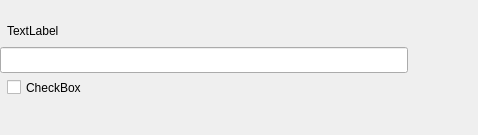
                     <widget class="QWidget" name="BufferPage">
                      <layout class="QVBoxLayout" name="verticalLayout_12">
                       <property name="spacing">
                        <number>0</number>
                       </property>
                       <property name="leftMargin">
                        <number>0</number>
                       </property>
                       <property name="topMargin">
                        <number>20</number>
                       </property>
                       <property name="rightMargin">
                        <number>0</number>
                       </property>
                       <property name="bottomMargin">
                        <number>0</number>
                       </property>
                       <item>
                        <widget class="QWidget" name="horizontalWidget_4" native="true">
                         <property name="minimumSize">
                          <size>
                           <width>0</width>
                           <height>60</height>
                          </size>
                         </property>
                         <property name="maximumSize">
                          <size>
                           <width>16777215</width>
                           <height>60</height>
                          </size>
                         </property>
                         <layout class="QVBoxLayout" name="verticalLayout_11">
                          <property name="spacing">
                           <number>0</number>
                          </property>
                          <property name="leftMargin">
                           <number>0</number>
                          </property>
                          <property name="topMargin">
                           <number>0</number>
                          </property>
                          <property name="rightMargin">
                           <number>0</number>
                          </property>
                          <property name="bottomMargin">
                           <number>0</number>
                          </property>
                          <item>
                           <layout class="QHBoxLayout" name="horizontalLayout_11">
                            <property name="spacing">
                             <number>0</number>
                            </property>
                            <property name="leftMargin">
                             <number>7</number>
                            </property>
                            <item>
                             <widget class="QLabel" name="bufferPathText">
                              <property name="minimumSize">
                               <size>
                                <width>0</width>
                                <height>18</height>
                               </size>
                              </property>
                              <property name="maximumSize">
                               <size>
                                <width>16777215</width>
                                <height>18</height>
                               </size>
                              </property>
                              <property name="text">
                               <string>TextLabel</string>
                              </property>
                             </widget>
                            </item>
                           </layout>
                          </item>
                          <item>
                           <widget class="QWidget" name="widget_5" native="true">
                            <property name="minimumSize">
                             <size>
                              <width>0</width>
                              <height>36</height>
                             </size>
                            </property>
                            <property name="maximumSize">
                             <size>
                              <width>16777215</width>
                              <height>36</height>
                             </size>
                            </property>
                            <layout class="QHBoxLayout" name="horizontalLayout_12">
                             <property name="spacing">
                              <number>9</number>
                             </property>
                             <property name="leftMargin">
                              <number>0</number>
                             </property>
                             <property name="topMargin">
                              <number>0</number>
                             </property>
                             <property name="rightMargin">
                              <number>0</number>
                             </property>
                             <property name="bottomMargin">
                              <number>0</number>
                             </property>
                             <item>
                              <widget class="QLineEdit" name="bufferPathEdit">
                               <property name="minimumSize">
                                <size>
                                 <width>408</width>
                                 <height>26</height>
                                </size>
                               </property>
                               <property name="maximumSize">
                                <size>
                                 <width>408</width>
                                 <height>26</height>
                                </size>
                               </property>
                              </widget>
                             </item>
                             <item>
                              <widget class="QPushButton" name="bufferPathButton">
                               <property name="minimumSize">
                                <size>
                                 <width>21</width>
                                 <height>14</height>
                                </size>
                               </property>
                               <property name="maximumSize">
                                <size>
                                 <width>21</width>
                                 <height>16777215</height>
                                </size>
                               </property>
                               <property name="text">
                                <string/>
                               </property>
                               <property name="flat">
                                <bool>true</bool>
                               </property>
                              </widget>
                             </item>
                             <item>
                              <spacer name="horizontalSpacer_5">
                               <property name="orientation">
                                <enum>Qt::Horizontal</enum>
                               </property>
                               <property name="sizeHint" stdset="0">
                                <size>
                                 <width>40</width>
                                 <height>20</height>
                                </size>
                               </property>
                              </spacer>
                             </item>
                            </layout>
                           </widget>
                          </item>
                         </layout>
                        </widget>
                       </item>
                       <item>
                        <layout class="QHBoxLayout" name="horizontalLayout_13">
                         <property name="spacing">
                          <number>0</number>
                         </property>
                         <property name="leftMargin">
                          <number>7</number>
                         </property>
                         <item>
                          <widget class="QCheckBox" name="checkDataBox">
                           <property name="minimumSize">
                            <size>
                             <width>0</width>
                             <height>15</height>
                            </size>
                           </property>
                           <property name="maximumSize">
                            <size>
                             <width>16777215</width>
                             <height>15</height>
                            </size>
                           </property>
                           <property name="text">
                            <string>CheckBox</string>
                           </property>
                          </widget>
                         </item>
                        </layout>
                       </item>
                       <item>
                        <spacer name="verticalSpacer_3">
                         <property name="orientation">
                          <enum>Qt::Vertical</enum>
                         </property>
                         <property name="sizeHint" stdset="0">
                          <size>
                           <width>20</width>
                           <height>40</height>
                          </size>
                         </property>
                        </spacer>
                       </item>
                      </layout>
                     </widget>
